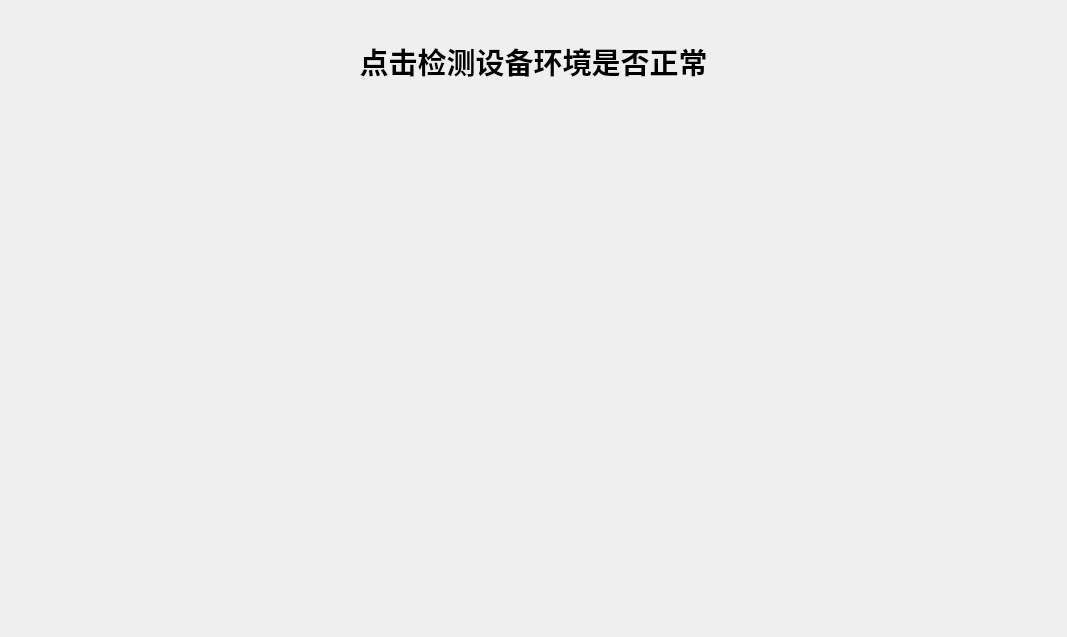
<?xml version="1.0" encoding="UTF-8"?>
<ui version="4.0">
 <class>widgetmodel11</class>
 <widget class="QWidget" name="widgetmodel11">
  <property name="geometry">
   <rect>
    <x>0</x>
    <y>0</y>
    <width>1067</width>
    <height>637</height>
   </rect>
  </property>
  <property name="windowTitle">
   <string>Form</string>
  </property>
  <layout class="QVBoxLayout" name="verticalLayout_2">
   <item>
    <widget class="XyResultLabel" name="labelTips">
     <property name="minimumSize">
      <size>
       <width>0</width>
       <height>100</height>
      </size>
     </property>
     <property name="maximumSize">
      <size>
       <width>16777215</width>
       <height>100</height>
      </size>
     </property>
     <property name="font">
      <font>
       <pointsize>22</pointsize>
       <weight>75</weight>
       <bold>true</bold>
      </font>
     </property>
     <property name="text">
      <string>点击检测设备环境是否正常</string>
     </property>
     <property name="alignment">
      <set>Qt::AlignCenter</set>
     </property>
    </widget>
   </item>
   <item>
    <layout class="QHBoxLayout" name="horizontalLayout_2">
     <item>
      <widget class="VideoWidget" name="widgetVideo" native="true">
       <property name="maximumSize">
        <size>
         <width>640</width>
         <height>16777215</height>
        </size>
       </property>
       <layout class="QVBoxLayout" name="verticalLayout">
        <item>
         <widget class="VideoWidget" name="widgetVideo_2" native="true">
          <property name="maximumSize">
           <size>
            <width>640</width>
            <height>16777215</height>
           </size>
          </property>
         </widget>
        </item>
        <item>
         <layout class="QHBoxLayout" name="horizontalLayout">
          <item>
           <widget class="VideoWidget" name="widgetVideo_3" native="true">
            <property name="maximumSize">
             <size>
              <width>640</width>
              <height>16777215</height>
             </size>
            </property>
           </widget>
          </item>
          <item>
           <widget class="VideoWidget" name="widgetVideo_4" native="true">
            <property name="maximumSize">
             <size>
              <width>640</width>
              <height>16777215</height>
             </size>
            </property>
           </widget>
          </item>
         </layout>
        </item>
       </layout>
      </widget>
     </item>
     <item>
      <widget class="XyProcessLog" name="tableWidget" native="true"/>
     </item>
    </layout>
   </item>
  </layout>
 </widget>
 <customwidgets>
  <customwidget>
   <class>XyResultLabel</class>
   <extends>QLabel</extends>
   <header>XyResultLabel.h</header>
   <container>1</container>
  </customwidget>
  <customwidget>
   <class>XyProcessLog</class>
   <extends>QWidget</extends>
   <header location="global">XyProcessLog.h</header>
   <container>1</container>
  </customwidget>
  <customwidget>
   <class>VideoWidget</class>
   <extends>QWidget</extends>
   <header>videowidget.h</header>
   <container>1</container>
  </customwidget>
 </customwidgets>
 <resources/>
 <connections/>
</ui>
